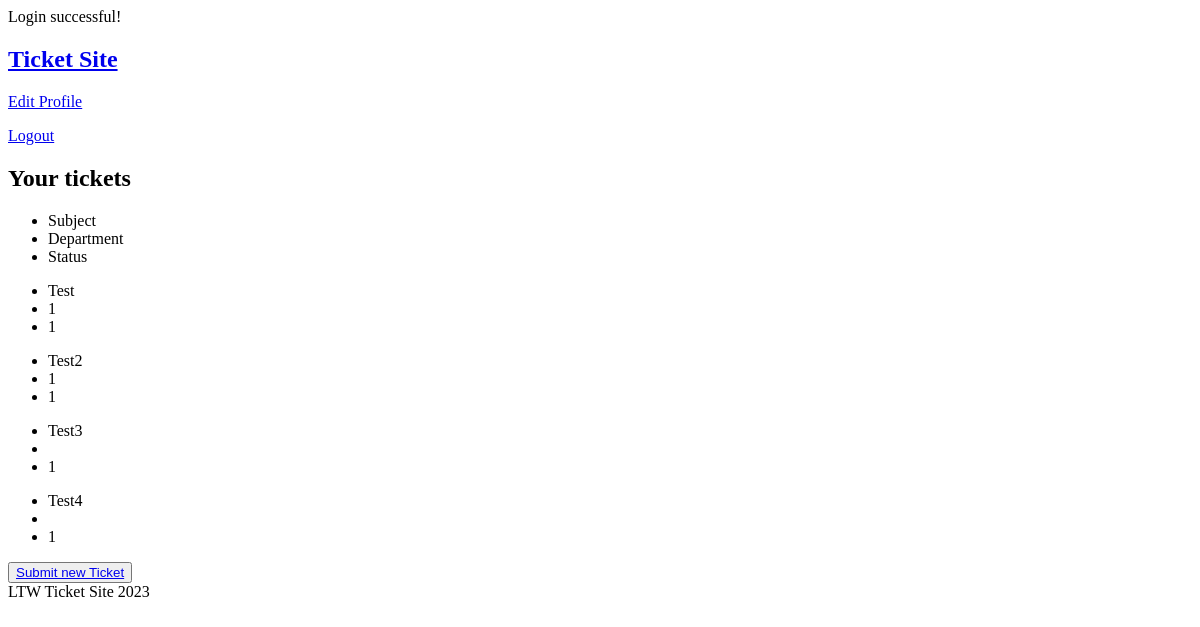
/pages (signed in), run on an earlier commit of the app's database.
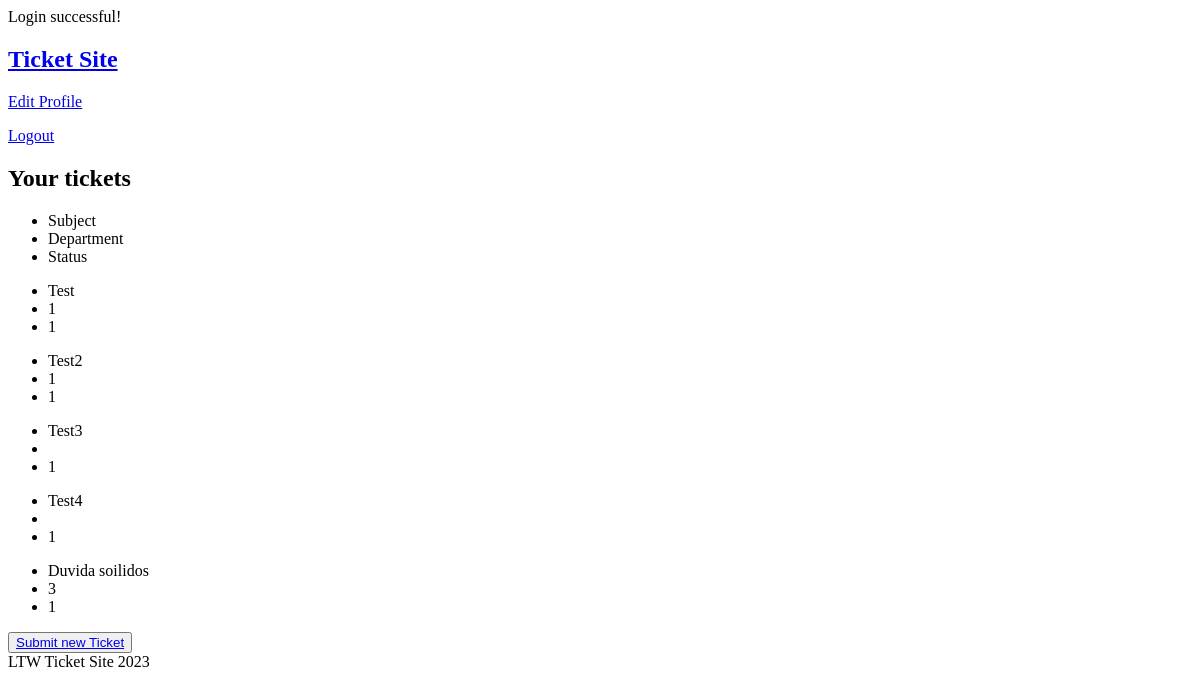
And on a later commit of the database.
### tables this page shows
CREATE TABLE tickets (
    id INTEGER PRIMARY KEY AUTOINCREMENT,
    subject TEXT NOT NULL,
    content TEXT,
    submitter_id INTEGER NOT NULL,
    assignee_id INTEGER,
    department_id INTEGER,
    status_id INTEGER NOT NULL,
    FOREIGN KEY (submitter_id) REFERENCES users(id),
    FOREIGN KEY (assignee_id) REFERENCES users(id),
    FOREIGN KEY (department_id) REFERENCES departments(id),
    FOREIGN KEY (status_id) REFERENCES status(id)
);

### utils/session.php (called while the page is built, shortened)
<?php
    class Session {
        private array $messages;
        public function __construct(){
            $this->messages = isset($_SESSION['messages']) ? $_SESSION['messages'] : array();
        }
        public function isLoggedIn() : bool {
            return isset($_SESSION['id']);
        }
        public function getMessages() {
            return $this->messages;
        }
    }

### database/classes/ticket.class.php (called while the page is built, shortened)
<?php
    class Ticket {
        public function __construct(int $id, string $subject, ?string $content, int $submitter_id,
                                    ?int $assignee_id, $department_id, int $status_id) {
            $this->subject = $subject;
            $this->department_id = $department_id === "" ? null : $department_id;
            $this->status_id = $status_id;
        }
        static function getUserTickets(PDO $db, int $user_id) : array {
            $stmt = $db->prepare('SELECT * FROM tickets WHERE submitter_id = ?');
            $stmt->execute(array($user_id));
            $tickets = array();
            while ($ticket = $stmt->fetch()) {
                $tickets[] = new Ticket($ticket['id'], $ticket['subject'], $ticket['content'],
                                        $ticket['submitter_id'], $ticket['assignee_id'],
                                        $ticket['department_id'], $ticket['status_id']);
            }
            return $tickets;
        }
    }
?>

### templates/ticket.tpl.php (the view, shortened to what this page needs)
<?php function drawTickets(array $tickets) { ?>
<h2>Your tickets</h2>
<ul>
    <li>Subject</li>
    <li>Department</li>
    <li>Status</li>
</ul>
<?php foreach($tickets as $ticket) { ?>
    <ul>
        <li><?=$ticket->subject?></li>
        <li><?=$ticket->department_id?></li>
        <li><?=$ticket->status_id?></li>
    </ul>
<?php } ?>
<?php } ?>

### templates/common.tpl.php (shortened to what this page needs)
<?php function drawHeader(Session $session) { ?>
<!DOCTYPE html>
<html lang="en-US">
    <head>
    </head>
    <body>
        <?php drawMessages($session); ?>
        <header>
            <nav>
                <h1><a href="../pages/">Ticket Site</a></h1>
                <?php
                    if($session->isLoggedIn()) drawLoggedIn();
                    else drawLoggedOff();
                ?>
<?php } ?>
<?php function drawLoggedIn() { ?>
        <p><a href="../pages/editprofile.php">Edit Profile</a></p>
        <p><a href="../actions/action_logout.php">Logout</a></p>
    </nav>
</header>
<main>
<?php } ?>
<?php function drawFooter() { ?>
        </main>
        <footer>
            LTW Ticket Site 2023
        </footer>
    </body>
</html>
<?php } ?>
<?php function drawMessages(Session $session) { ?>
    <section>
        <?php foreach($session->getMessages() as $message) { ?>
            <article>
                <?=$message['text']?>
            </article>
        <?php } ?>
    </section>
<?php } ?>
<?php function drawButton(string $text, string $path) { ?>
<button><a href="<?=$path?>"><?=$text?></a></button>
<?php } ?>

### pages/index.php (shortened to what this page needs)
<?php
require_once('../utils/session.php');
$session = new Session();
$db = getDataBaseConnection();
require_once('../templates/common.tpl.php');
require_once('../templates/ticket.tpl.php');
require_once('../database/classes/ticket.class.php');
drawHeader($session);
if($session->isLoggedIn()){
    drawTickets(Ticket::getUserTickets($db, $session->getID()));
    drawButton('Submit new Ticket', '../pages/ticketsubmission.php');
}
drawFooter();
?>

What changed in the data, as far as the page shows it:
added tickets: subject "Duvida soilidos", department "3", status "1"
